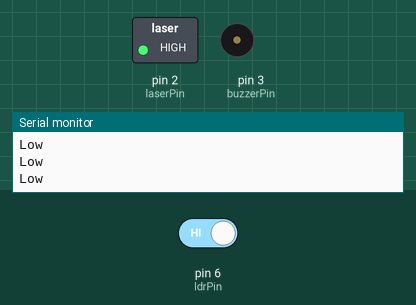
The sketch below on a simulated Arduino Uno, built with avr-gcc and run on an emulated ATmega328P. On the bench: switched loads named in the sketch (green lamp = pin HIGH), buzzer (waves = sounding, pin HIGH), the last lines printed to the serial monitor. The test bench sets the inputs (shaded band); at power-on: pin 6 (ldrPin) HIGH.

Above: at 1.8 s.
1.9 s: pin 6 (ldrPin) driven LOW
At 3.2 s:
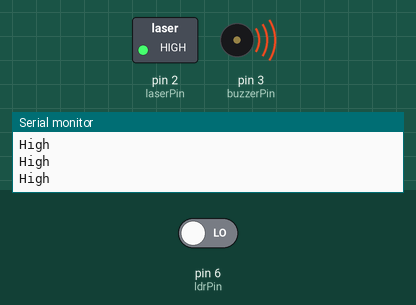
3.5 s: pin 6 (ldrPin) driven HIGH
At 4.6 s:
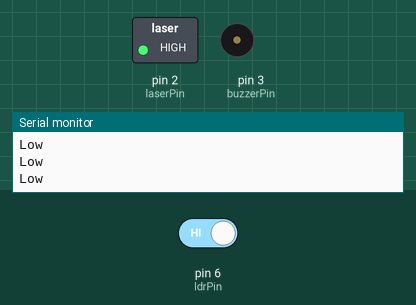
Timing chart, 0 to 6.5 s (numbered marks = the images above; inputs shaded):
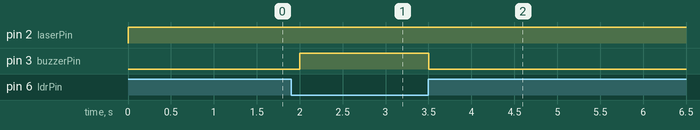

The sketch:

LaserDiodeElaborate.ino
```cpp
const int ldrPin = 6;
#define laserPin 2
#define buzzerPin 3
int ldrValue = 0;

void setup() {
  pinMode(laserPin, OUTPUT);
  pinMode(ldrPin, INPUT);
  pinMode(buzzerPin, OUTPUT);
  Serial.begin(9600);
  while (!Serial);
}

void loop() {
  ldrValue = digitalRead(ldrPin);
  activateLaser();
  checkSensor();
}

void activateLaser() {
  digitalWrite(laserPin, HIGH);
}

void checkSensor() {
  if (ldrValue == LOW) {
    digitalWrite(buzzerPin, HIGH);
    Serial.println("High");
  } else {
    digitalWrite(buzzerPin, LOW);
    Serial.println("Low");
  }

  delay(500); // Adjust the delay as needed for stability
}
```

Measured:
- after the input at 1.9 s, pin 3 (buzzerPin): LOW → HIGH after 0.10 s
- after the input at 3.5 s, pin 3 (buzzerPin): HIGH → LOW at once
